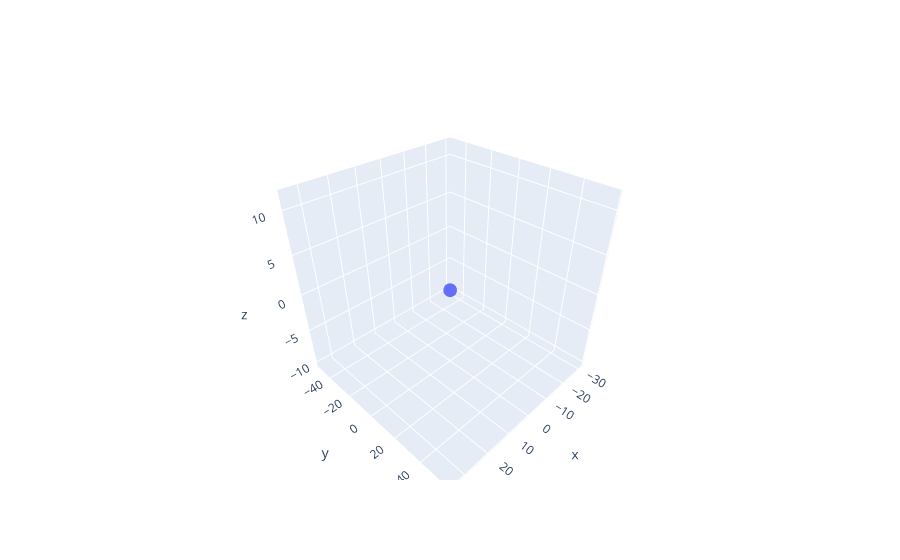

This figure's notebook cell:
### Markdown cell above
Повторіть випадок $R^3$, але встановіть другий вектор як 1/2 від першого.

### Code cell
v3_1 = 2*np.array([3,5,1])
v3_2 = np.array([3,5,1])

scalars_3_1 = np.random.uniform(-4,4,100)
scalars_3_2 = np.random.uniform(-4,4,100)

points_3d_line = np.zeros((100, 3)) 
for i in range(100):
    points_3d_line[i] = scalars_3_1[i]*v3_1 + scalars_3_2[i]*v3_2

fig_3d_line = go.Figure(data=[go.Scatter3d(
    x=points_3d_line[:,0],
    y=points_3d_line[:,1],
    z=points_3d_line[:,2],
    mode='markers')])
fig_3d_line.show()
